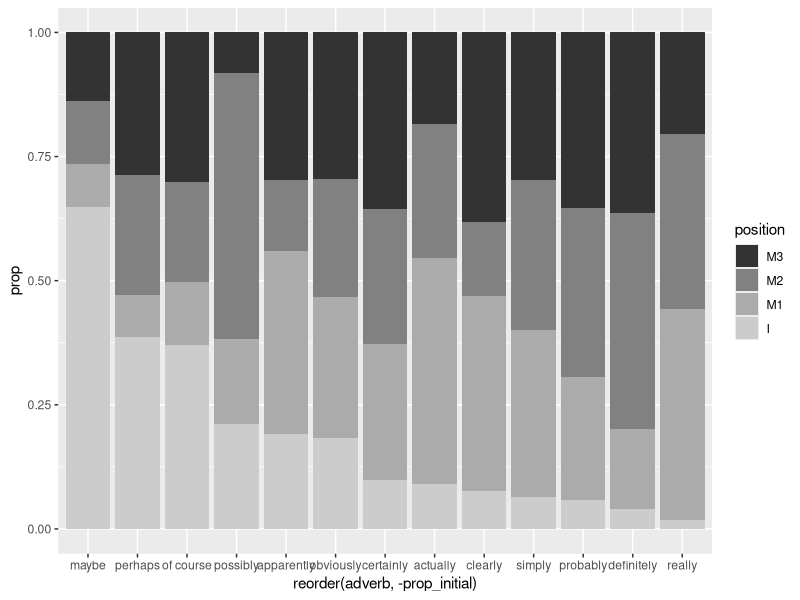
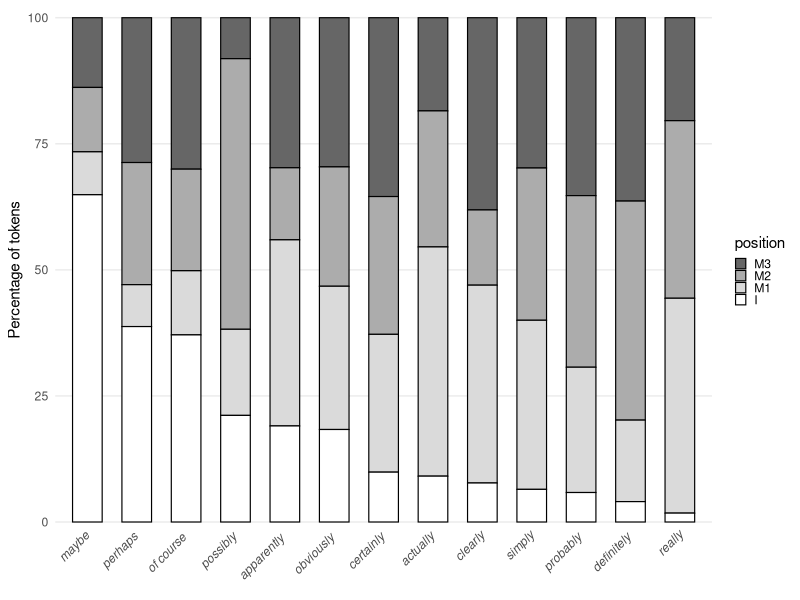
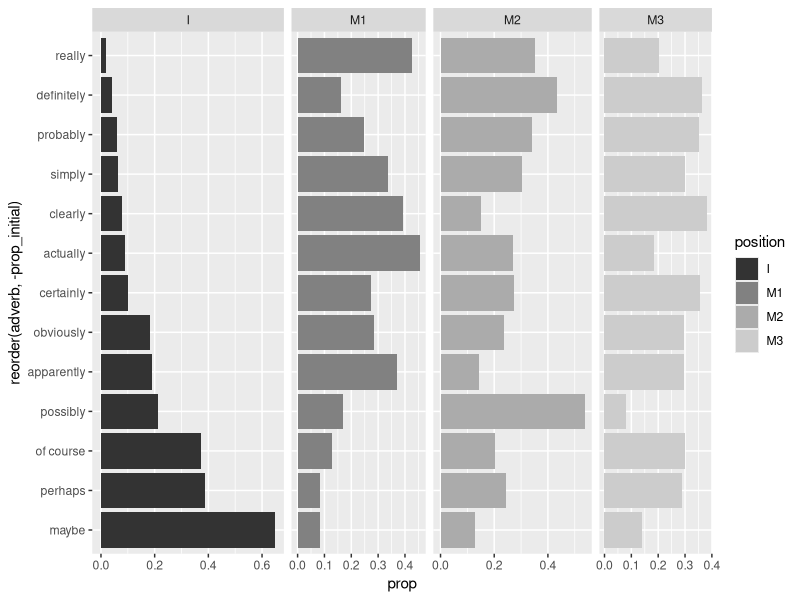
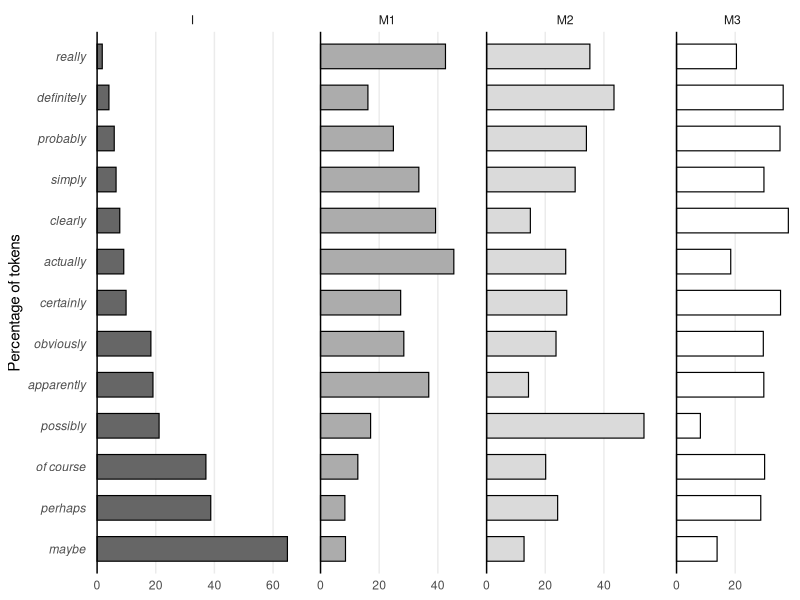

R code for these plots, in order:
## ---- chunk 1
#| code-fold: true
#| code-summary: "R setup"
#| message: false
#| warning: false

library(tidyverse)
## ---- chunk 2
d <- data.frame(
	adverb = rep(c(
	  "maybe", "perhaps", "of course", "possibly", "apparently", 
	  "obviously", "certainly", "actually", "clearly", "simply", 
	  "probably", "definitely", "really"), 4),
	position = rep(c("M3", "M2", "M1", "I"), each = 13),
	count = c(
	  13, 83, 85, 10, 25, 50, 61, 124, 138, 152, 169, 36, 58,
	  12, 70, 57, 66, 12, 40, 47, 181, 54, 154, 163, 43, 100,
	  8, 24, 36, 21, 31, 48, 47, 305, 142, 171, 119, 16, 121,
	  61, 112, 105, 26, 16, 31, 17, 61, 28, 33, 28, 4, 5)
)
## ---- chunk 3
str(d)
## ---- chunk 4
d <- d |> 
  group_by(adverb) |> 
	mutate(n_total = sum(count)) |> 
	ungroup() |> 
	mutate(prop = count / n_total)
## ---- chunk 5
d <- d |> 
	group_by(adverb) |> 
	mutate(prop_initial = prop[position == "I"]) |> 
	mutate(position = fct_rev(position))
## ---- chunk 6
head(d)
## ---- chunk 7
#| fig-width: 4.5
#| fig-height: 3

d |> 
	ggplot(aes(
	  x = reorder(adverb,          # adverb on the x-axis
	              -prop_initial),  # order adverbs by prop_initial
	  y = prop,                    # the proportional share as bar segments
	  fill = position)) +          # position as a fill variable
	geom_col() +                   # geom for bar segments
	scale_fill_grey()              # use grey fill colors
## ---- chunk 8
#| fig-width: 4.5
#| fig-height: 3

d |> 
	ggplot(aes(
	  x = reorder(adverb, 
	              -prop_initial), 
	  y = prop, 
	  fill = position)) +
	geom_col(
	  col = 1,                      # add black contours around the bar segments
	  linewidth = .4,               # make these contours thin         
	  width = .6) +                 # reduce width of the columns of bars
	scale_fill_grey(
	  start = .4, end = 1) +        # customize shades of grey
	ylab("Percentage of tokens") +  # new y-axis title
  xlab(NULL) +                    # remove x-axis title
	theme_minimal() +               # use different theme
	scale_x_discrete(
	  expand = c(.05, .05)) +       # control padding at left/right margin of plot
	scale_y_continuous(
	  labels = c(0, 25, 50, 75, 100), # define locations of tick marks on y-axis
	  expand = c(.01, .01),           # control padding at top/bottom margin of plot
	  minor_breaks = NULL) +          # omit minor grid lines
  theme(
    axis.text.x = element_text(            # modify tick mark labels on x-axis
      angle = 45,                          #   rotate by 45 degrees
      hjust=1.2,                           #   control horizontal adjustment
      vjust=1.3,                           #   control vertical adjustment
      face = "italic"),                    #   print adverbs in italics
    panel.grid.major.x = element_blank(),  # no vertical grid lines
    legend.key.size = unit(.3, 'cm'))      # reduce size of tiles in key
## ---- chunk 9
d <- d |> 
	mutate(position = fct_rev(position))
## ---- chunk 10
#| fig-width: 4.5
#| fig-height: 2.7

d |>  
	ggplot(aes(
	  y = reorder(adverb, -prop_initial), 
	  x = prop, 
	  fill = position)) +
	geom_col() +
	scale_fill_grey() +
	facet_grid(
	  . ~ position,      # draw separate facets for position, in rows
	  scales = "free_x", # allow upper limits of x-axis to vary across facets
	  space = "free_x")  # allow width of facets to vary
## ---- chunk 11
#| fig-width: 4.5
#| fig-height: 2.7
#| classes: preview-image

d |>  
  ggplot(aes(
    y = reorder(adverb, -prop_initial), 
    x = prop, 
    fill = position)) +
	geom_col(
	  col = 1,                      # add black contours around the bar segments
	  linewidth = .4,               # make these contours thin         
	  width = .6) +                 # reduce width of the columns of bars
	scale_fill_grey(
	  start = .4, end = 1) +        # customize shades of grey
	ylab("Percentage of tokens") +  # new y-axis title
  xlab(NULL) +                    # remove x-axis title
	theme_minimal() +               # use different theme
  facet_grid(
    . ~ position, 
    scales = "free_x", 
    space = "free_x") +
  geom_vline(xintercept = 0) +    # add a black reference line at 0
  scale_x_continuous(
    breaks = c(0, .2, .4, .6),    # define locations of tick marks on y-axis
    labels = c(0, 20, 40, 60),    # define tick mark labels
	  expand = c(.01, .01),         # control padding at top/bottom margin of plot
	  minor_breaks = NULL) +        # omit minor grid lines
  theme(
    legend.position = "none",              # omit legend
    panel.grid.major.y = element_blank(),  # no horizontal grid lines
    axis.text.y = element_text(
      face = "italic"),                    # print adverbs in italics
    panel.spacing = unit(1.2, "lines"))    # adjust spacing between facets
